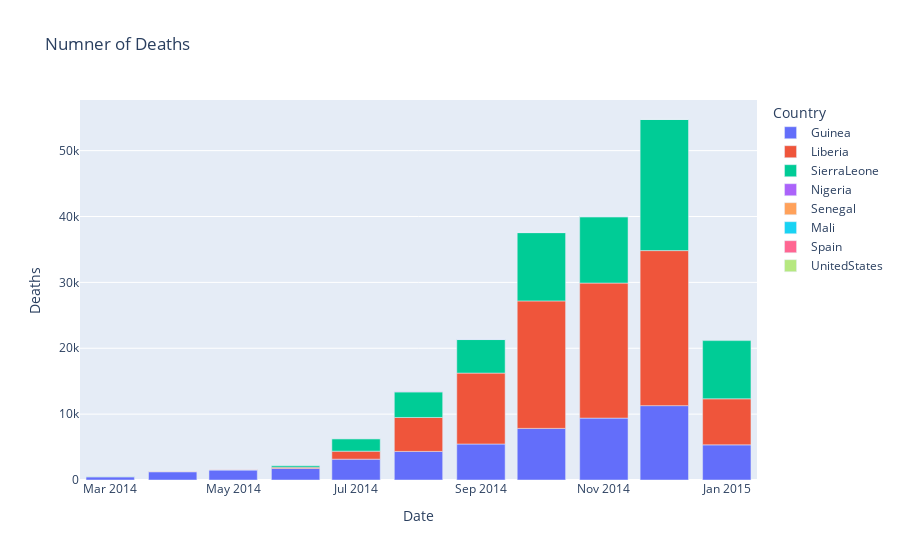

Notebook code cell kept with this figure:
### Code cell
fig = px.bar(da, x="Date", y="Deaths", color='Country', orientation='v',
             title='Numner of Deaths')
fig.show()

### Figure 1 — Plotly figure (JSON) as saved in the notebook; plotly's stock layout.template omitted (floating-point values rounded to 4 significant figures)
{"data": [{"alignmentgroup": "True", "hovertemplate": "Country=Guinea<br>Date=%{x}<br>Deaths=%{y}<extra></extra>", "legendgroup": "Guinea", "marker": {"color": "#636efa"}, "name": "Guinea", "offsetgroup": "Guinea", "orientation": "v", "showlegend": true, "textposition": "auto", "type": "bar", "x": ["2014-03-01", "2014-04-01", "2014-05-01", "2014-06-01", "2014-07-01", "2014-08-01", "2014-09-01", "2014-10-01", "2014-11-01", "2014-12-01", "2015-01-01"], "xaxis": "x", "y": [496, 1250, 1500, 1753, 3163, 4338, 5463, 7835, 9396, 11290, 5334], "yaxis": "y"}, {"alignmentgroup": "True", "hovertemplate": "Country=Liberia<br>Date=%{x}<br>Deaths=%{y}<extra></extra>", "legendgroup": "Liberia", "marker": {"color": "#EF553B"}, "name": "Liberia", "offsetgroup": "Liberia", "orientation": "v", "showlegend": true, "textposition": "auto", "type": "bar", "x": ["2014-03-01", "2014-04-01", "2014-05-01", "2014-06-01", "2014-07-01", "2014-08-01", "2014-09-01", "2014-10-01", "2014-11-01", "2014-12-01", "2015-01-01"], "xaxis": "x", "y": [15, 71, 100, 196, 1213, 5153, 10768, 19352, 20502, 23534, 6992], "yaxis": "y"}, {"alignmentgroup": "True", "hovertemplate": "Country=SierraLeone<br>Date=%{x}<br>Deaths=%{y}<extra></extra>", "legendgroup": "SierraLeone", "marker": {"color": "#00cc96"}, "name": "SierraLeone", "offsetgroup": "SierraLeone", "orientation": "v", "showlegend": true, "textposition": "auto", "type": "bar", "x": ["2014-03-01", "2014-04-01", "2014-05-01", "2014-06-01", "2014-07-01", "2014-08-01", "2014-09-01", "2014-10-01", "2014-11-01", "2014-12-01", "2015-01-01"], "xaxis": "x", "y": [9, 10, 11, 229, 1895, 3883, 5092, 10365, 10054, 19963, 8835], "yaxis": "y"}, {"alignmentgroup": "True", "hovertemplate": "Country=Nigeria<br>Date=%{x}<br>Deaths=%{y}<extra></extra>", "legendgroup": "Nigeria", "marker": {"color": "#ab63fa"}, "name": "Nigeria", "offsetgroup": "Nigeria", "orientation": "v", "showlegend": true, "textposition": "auto", "type": "bar", "x": ["2014-07-01", "2014-08-01", "2014-09-01", "2014-10-01", "2014-11-01", "2014-12-01"], "xaxis": "x", "y": [2, 39, 56, 64, 64, 8], "yaxis": "y"}, {"alignmentgroup": "True", "hovertemplate": "Country=Senegal<br>Date=%{x}<br>Deaths=%{y}<extra></extra>", "legendgroup": "Senegal", "marker": {"color": "#FFA15A"}, "name": "Senegal", "offsetgroup": "Senegal", "orientation": "v", "showlegend": true, "textposition": "auto", "type": "bar", "x": ["2014-09-01", "2014-10-01", "2014-11-01", "2014-12-01"], "xaxis": "x", "y": [0, 0, 0, 0], "yaxis": "y"}, {"alignmentgroup": "True", "hovertemplate": "Country=Mali<br>Date=%{x}<br>Deaths=%{y}<extra></extra>", "legendgroup": "Mali", "marker": {"color": "#19d3f3"}, "name": "Mali", "offsetgroup": "Mali", "orientation": "v", "showlegend": true, "textposition": "auto", "type": "bar", "x": ["2014-10-01", "2014-11-01", "2014-12-01"], "xaxis": "x", "y": [3, 29, 6], "yaxis": "y"}, {"alignmentgroup": "True", "hovertemplate": "Country=Spain<br>Date=%{x}<br>Deaths=%{y}<extra></extra>", "legendgroup": "Spain", "marker": {"color": "#FF6692"}, "name": "Spain", "offsetgroup": "Spain", "orientation": "v", "showlegend": true, "textposition": "auto", "type": "bar", "x": ["2014-10-01", "2014-11-01", "2014-12-01"], "xaxis": "x", "y": [3, 0, 0], "yaxis": "y"}, {"alignmentgroup": "True", "hovertemplate": "Country=UnitedStates<br>Date=%{x}<br>Deaths=%{y}<extra></extra>", "legendgroup": "UnitedStates", "marker": {"color": "#B6E880"}, "name": "UnitedStates", "offsetgroup": "UnitedStates", "orientation": "v", "showlegend": true, "textposition": "auto", "type": "bar", "x": ["2014-10-01", "2014-11-01", "2014-12-01"], "xaxis": "x", "y": [6, 8, 1], "yaxis": "y"}], "layout": {"barmode": "relative", "legend": {"title": {"text": "Country"}, "tracegroupgap": 0}, "title": {"text": "Numner of Deaths"}, "xaxis": {"anchor": "y", "domain": [0, 1], "title": {"text": "Date"}}, "yaxis": {"anchor": "x", "domain": [0, 1], "title": {"text": "Deaths"}}}}
